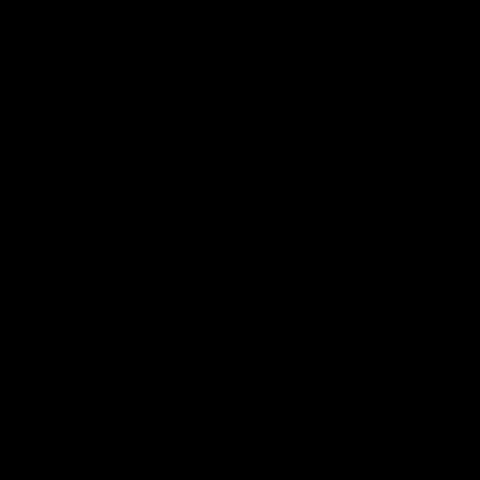
Frame 1 (no input)
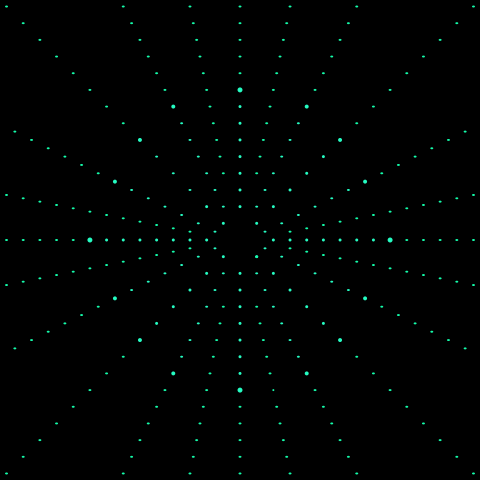
Frame 60 (the mouse pressed at the canvas centre just before this capture)
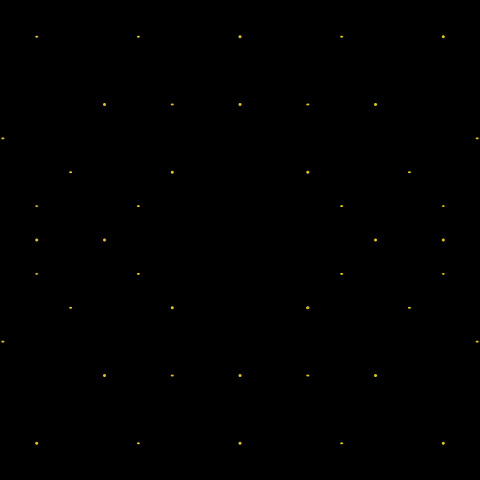
Frame 120 (the mouse held since frame 60 and released just before this capture)

The Processing sketch that drew these frames (run headless with seeded random() and noise(); from frame 60 on, the mouse is pressed at the canvas centre):

// Processing sketch: processing_79772
// ── processing_79772.pde

float a, angle = 0;

int i, t = 0; 

void setup() {
  size(480, 480);
  colorMode(HSB, 360);
  //frameRate(50);

  smooth();
  background(0);

}


void draw() {
  
  a = map(t, 0, width, 0, 1);
  t = t + 6;
  if (t > 825) {
    t = 0;
  }

  background(0);

  pushMatrix();

    translate(240,240);

  float angle = 0;
  if (a > 0.5) {
    angle = map(a, 0.5, 1, 0.5, 11*PI);
  } 
  else {
    float ty = map(a, 0, 0.5, 250, 0);
    translate(random(11), ty);
  }
  
    
//    for (int d = 0; d < num; d++) {
//  x[d] = int(20/random(10));
//  y[d] = int(width/num*d);
//   }


  noStroke();
  fill(random(360), random(300, 360), random(250, 360));


  //for (i=0;i<200;i=i+10) {
  //ellipse(0*angle, i*angle, 5, 5);
  //}


  ellipse(0*angle, 2*angle, 3, 3);//1ban
  ellipse(2*angle, 0*angle, 3, 3);
  ellipse(0*angle, -2*angle, 3, 3);
  ellipse(-2*angle, 0*angle, 3, 3);

  ellipse(0*angle, 3*angle, 3, 3);//2ban
  ellipse(0*angle, -3*angle, 3, 3);
  ellipse(3*angle, 0*angle, 3, 3);
  ellipse(-3*angle, 0*angle, 3, 3);

  ellipse(0*angle, 4*angle, 3, 3);//3ban
  ellipse(0*angle, -4*angle, 3, 3);
  ellipse(4*angle, 0*angle, 3, 3);
  ellipse(-4*angle, 0*angle, 3, 3);

  ellipse(0*angle, 5*angle, 3, 3);//4ban
  ellipse(0*angle, -5*angle, 3, 3);
  ellipse(5*angle, 0*angle, 3, 3);
  ellipse(-5*angle, 0*angle, 3, 3);

  ellipse(0*angle, 6*angle, 3, 3);//5ban
  ellipse(0*angle, -6*angle, 3, 3);
  ellipse(6*angle, 0*angle, 3, 3);
  ellipse(-6*angle, 0*angle, 3, 3);

  ellipse(0*angle, 7*angle, 3, 3);//6ban
  ellipse(0*angle, -7*angle, 3, 3);
  ellipse(7*angle, 0*angle, 3, 3);
  ellipse(-7*angle, 0*angle, 3, 3);

  ellipse(0*angle, 8*angle, 3, 3);//7ban
  ellipse(0*angle, -8*angle, 3, 3);
  ellipse(8*angle, 0*angle, 3, 3);
  ellipse(-8*angle, 0*angle, 3, 3);

  ellipse(0*angle, 9*angle, 5, 5);//8ban
  ellipse(0*angle, -9*angle, 5, 5);
  ellipse(9*angle, 0*angle, 5, 5);
  ellipse(-9*angle, 0*angle, 5, 5);


  ellipse(1*angle, 1*angle, 3, 3);//migisita1
  ellipse(2*angle, 2*angle, 3, 3);
  ellipse(3*angle, 3*angle, 3, 3);
  ellipse(4*angle, 4*angle, 3, 3);
  ellipse(5*angle, 5*angle, 3, 3);
  ellipse(6*angle, 6*angle, 4, 4);

  ellipse(-1*angle, 1*angle, 3, 3);//hidarisita1
  ellipse(-2*angle, 2*angle, 3, 3);
  ellipse(-3*angle, 3*angle, 3, 3);
  ellipse(-4*angle, 4*angle, 3, 3);
  ellipse(-5*angle, 5*angle, 3, 3);
  ellipse(-6*angle, 6*angle, 4, 4);

  ellipse(1*angle, -1*angle, 3, 3);//migiue1
  ellipse(2*angle, -2*angle, 3, 3);
  ellipse(3*angle, -3*angle, 3, 3);
  ellipse(4*angle, -4*angle, 3, 3);
  ellipse(5*angle, -5*angle, 3, 3);
  ellipse(6*angle, -6*angle, 4, 4);

  ellipse(-1*angle, -1*angle, 3, 3);//hidariue1
  ellipse(-2*angle, -2*angle, 3, 3);
  ellipse(-3*angle, -3*angle, 3, 2);
  ellipse(-4*angle, -4*angle, 3, 2);
  ellipse(-5*angle, -5*angle, 3, 2);
  ellipse(-6*angle, -6*angle, 4, 4);

  ellipse(-1*angle, 2*angle, 3, 2);//hidarisita2
  ellipse(-1.5*angle, 3*angle, 3, 2);
  ellipse(-2*angle, 4*angle, 3, 2);
  ellipse(-2.5*angle, 5*angle, 3, 2);
  ellipse(-3*angle, 6*angle, 3, 2);
  ellipse(-3.5*angle, 7*angle, 3, 2 );
  ellipse(-4*angle, 8*angle, 4, 4);

  ellipse(1*angle, -2*angle, 3, 2);//migiue2
  ellipse(1.5*angle, -3*angle, 3, 2);
  ellipse(2*angle, -4*angle, 3, 2);
  ellipse(2.5*angle, -5*angle, 3, 2);
  ellipse(3*angle, -6*angle, 3, 2);
  ellipse(3.5*angle, -7*angle, 3, 2);
  ellipse(4*angle, -8*angle, 4, 4);

  ellipse(-1*angle, -2*angle, 3, 2);//hidarisita2
  ellipse(-1.5*angle, -3*angle, 3, 2);
  ellipse(-2*angle, -4*angle, 3, 2);
  ellipse(-2.5*angle, -5*angle, 3, 2);
  ellipse(-3*angle, -6*angle, 3, 2);
  ellipse(-3.5*angle, -7*angle, 3, 2);
  ellipse(-4*angle, -8*angle, 4, 4);

  ellipse(1*angle, 1*angle, 3, 2);//migisita2
  ellipse(1*angle, 2*angle, 3, 2);
  ellipse(1.5*angle, 3*angle, 3, 2);
  ellipse(2*angle, 4*angle, 3, 2);
  ellipse(2.5*angle, 5*angle, 3, 2);
  ellipse(3*angle, 6*angle, 3, 2);
  ellipse(3.5*angle, 7*angle, 3, 2);
  ellipse(4*angle, 8*angle, 4, 4);

  ellipse(1.5*angle, 0.5*angle, 3, 2);//migisita
  ellipse(2.5*angle, 1*angle, 3, 2);
  ellipse(3.5*angle, 1.5*angle, 3, 2);
  ellipse(4.5*angle, 2*angle, 3, 2);
  ellipse(5.5*angle, 2.5*angle, 3, 2);
  ellipse(6.5*angle, 3*angle, 3, 2);
  ellipse(7.5*angle, 3.5*angle, 4, 4);

  ellipse(-1.5*angle, 0.5*angle, 3, 2);//hidarisita
  ellipse(-2.5*angle, 1*angle, 3, 2);
  ellipse(-3.5*angle, 1.5*angle, 3, 2);
  ellipse(-4.5*angle, 2*angle, 3, 2);
  ellipse(-5.5*angle, 2.5*angle, 3, 2);
  ellipse(-6.5*angle, 3*angle, 3, 2);
  ellipse(-7.5*angle, 3.5*angle, 4, 4);

  ellipse(-1.5*angle, -0.5*angle, 3, 2);//hidariue
  ellipse(-2.5*angle, -1*angle, 3, 2);
  ellipse(-3.5*angle, -1.5*angle, 3, 2);
  ellipse(-4.5*angle, -2*angle, 3, 2);
  ellipse(-5.5*angle, -2.5*angle, 3, 2);
  ellipse(-6.5*angle, -3*angle, 3, 2);
  ellipse(-7.5*angle, -3.5*angle, 4, 4);

  ellipse(1.5*angle, -0.5*angle, 3, 2);//migiue
  ellipse(2.5*angle, -1*angle, 3, 2);
  ellipse(3.5*angle, -1.5*angle, 3, 2);
  ellipse(4.5*angle, -2*angle, 3, 2);
  ellipse(5.5*angle, -2.5*angle, 3, 2);
  ellipse(6.5*angle, -3*angle, 3, 2);
  ellipse(7.5*angle, -3.5*angle, 4, 4);



  fill(random(360), random(300, 360), random(250, 360));


  ellipse(0*angle, 10*angle, 3, 2);//9ban
  ellipse(0*angle, -10*angle, 3, 2);
  ellipse(10*angle, 0*angle, 3, 2);
  ellipse(-10*angle, 0*angle, 3, 2);

  ellipse(0*angle, 11*angle, 3, 2);//10ban
  ellipse(0*angle, -11*angle, 3, 2);
  ellipse(11*angle, 0*angle, 3, 2);
  ellipse(-11*angle, 0*angle, 3, 2);

  ellipse(0*angle, 12*angle, 3, 2);//11ban
  ellipse(0*angle, -12*angle, 3, 2);
  ellipse(12*angle, 0*angle, 3, 2);
  ellipse(-12*angle, 0*angle, 3, 2);

  ellipse(0*angle, 13*angle, 3, 2);//12ban
  ellipse(0*angle, -13*angle, 3, 2);
  ellipse(13*angle, 0*angle, 3, 2);
  ellipse(-13*angle, 0*angle, 3, 2);

  ellipse(0*angle, 14*angle, 3, 2);//13ban
  ellipse(0*angle, -14*angle, 3, 2);
  ellipse(14*angle, 0*angle, 3, 2);
  ellipse(-14*angle, 0*angle, 3, 2);

  ellipse(0*angle, 15*angle, 3, 2);//14ban
  ellipse(0*angle, -15*angle, 3, 2);
  ellipse(15*angle, 0*angle, 3, 2);
  ellipse(-15*angle, 0*angle, 3, 2);

  ellipse(0*angle, 16*angle, 3, 2);//15ban
  ellipse(0*angle, -16*angle, 3, 2);
  ellipse(16*angle, 0*angle, 3, 2);
  ellipse(-16*angle, 0*angle, 3, 2);

  ellipse(0*angle, 17*angle, 3, 2);//16ban
  ellipse(0*angle, -17*angle, 3, 2);
  ellipse(17*angle, 0*angle, 3, 2);
  ellipse(-17*angle, 0*angle, 3, 2);

  ellipse(0*angle, 18*angle, 3, 2);//17ban
  ellipse(0*angle, -18*angle, 3, 2);
  ellipse(18*angle, 0*angle, 3, 2);
  ellipse(-18*angle, 0*angle, 3, 2);

  ellipse(0*angle, 19*angle, 3, 2);//18ban
  ellipse(0*angle, -19*angle, 3, 2);
  ellipse(19*angle, 0*angle, 3, 2);
  ellipse(-19*angle, 0*angle, 3, 2);

  ellipse(0*angle, 20*angle, 3, 2);//19ban
  ellipse(0*angle, -20*angle, 3, 2);
  ellipse(20*angle, 0*angle, 3, 2);
  ellipse(-20*angle, 0*angle, 3, 2);

  ellipse(0*angle, 21*angle, 3, 2);//20ban
  ellipse(0*angle, -21*angle, 3, 2);
  ellipse(21*angle, 0*angle, 3, 2);
  ellipse(-21*angle, 0*angle, 3, 2);

  ellipse(0*angle, 22*angle, 3, 2);//21ban
  ellipse(0*angle, -22*angle, 3, 2);
  ellipse(22*angle, 0*angle, 3, 2);
  ellipse(-22*angle, 0*angle, 3, 2);

  ellipse(0*angle, 23*angle, 3, 2);//22ban
  ellipse(0*angle, -23*angle, 3, 2);
  ellipse(23*angle, 0*angle, 3, 2);
  ellipse(-23*angle, 0*angle, 3, 2);

  ellipse(0*angle, 24*angle, 3, 2);//23ban
  ellipse(0*angle, -24*angle, 3, 2);
  ellipse(24*angle, 0*angle, 3, 2);
  ellipse(-24*angle, 0*angle, 3, 2);

  ellipse(0*angle, 25*angle, 3, 2);//24ban
  ellipse(0*angle, -25*angle, 3, 2);
  ellipse(25*angle, 0*angle, 3, 2);
  ellipse(-25*angle, 0*angle, 3, 2);

  ellipse(0*angle, 26*angle, 3, 2);//25ban
  ellipse(0*angle, -26*angle, 3, 2);
  ellipse(26*angle, 0*angle, 3, 2);
  ellipse(-26*angle, 0*angle, 3, 2);

  ellipse(0*angle, 27*angle, 3, 2);//26ban
  ellipse(0*angle, -27*angle, 3, 2);
  ellipse(27*angle, 0*angle, 3, 2);
  ellipse(-27*angle, 0*angle, 3, 2);

  ellipse(0*angle, 28*angle, 3, 2);//27ban
  ellipse(0*angle, -28*angle, 3, 2);
  ellipse(28*angle, 0*angle, 3, 2);
  ellipse(-28*angle, 0*angle, 3, 2);

  ellipse(0*angle, 29*angle, 3, 2);//28ban
  ellipse(0*angle, -29*angle, 3, 2);
  ellipse(29*angle, 0*angle, 3, 2);
  ellipse(-29*angle, 0*angle, 3, 2);

  ellipse(0*angle, 30*angle, 3, 2);//29ban
  ellipse(0*angle, -30*angle, 3, 2);
  ellipse(30*angle, 0*angle, 3, 2);
  ellipse(-30*angle, 0*angle, 3, 2);

  ellipse(0*angle, 31*angle, 3, 2);//30ban
  ellipse(0*angle, -31*angle, 3, 2);
  ellipse(31*angle, 0*angle, 3, 2);
  ellipse(-31*angle, 0*angle, 3, 2);

  ellipse(0*angle, 32*angle, 3, 2);//31ban
  ellipse(0*angle, -32*angle, 3, 2);
  ellipse(32*angle, 0*angle, 3, 2);
  ellipse(-32*angle, 0*angle, 3, 2);

  ellipse(0*angle, 33*angle, 3, 2);//32ban
  ellipse(0*angle, -33*angle, 3, 2);
  ellipse(33*angle, 0*angle, 3, 2);
  ellipse(-33*angle, 0*angle, 3, 2);

  ellipse(0*angle, 34*angle, 3, 2);//33ban
  ellipse(0*angle, -34*angle, 3, 2);
  ellipse(34*angle, 0*angle, 3, 2);
  ellipse(-34*angle, 0*angle, 3, 2);

  ellipse(0*angle, 35*angle, 3, 2);//34ban
  ellipse(0*angle, -35*angle, 3, 2);
  ellipse(35*angle, 0*angle, 3, 2);
  ellipse(-35*angle, 0*angle, 3, 2);




  ellipse(1*angle, 1*angle, 3, 2);//migisita

  ellipse(7*angle, 7*angle, 3, 2);
  ellipse(8*angle, 8*angle, 3, 2);
  ellipse(9*angle, 9*angle, 3, 2);
  ellipse(10*angle, 10*angle, 3, 2);
  ellipse(11*angle, 11*angle, 3, 2);
  ellipse(12*angle, 12*angle, 3, 2);
  ellipse(13*angle, 13*angle, 3, 2);
  ellipse(14*angle, 14*angle, 3, 2);
  ellipse(15*angle, 15*angle, 3, 2);
  ellipse(16*angle, 16*angle, 3, 2);
  ellipse(17*angle, 17*angle, 3, 2);
  ellipse(18*angle, 18*angle, 3, 2);
  ellipse(19*angle, 19*angle, 3, 2);
  ellipse(20*angle, 20*angle, 3, 2);
  ellipse(21*angle, 21*angle, 3, 2);
  ellipse(22*angle, 22*angle, 3, 2);
  ellipse(23*angle, 23*angle, 3, 2);
  ellipse(24*angle, 24*angle, 3, 2);
  ellipse(25*angle, 25*angle, 3, 2);
  ellipse(26*angle, 26*angle, 3, 2);
  ellipse(27*angle, 27*angle, 3, 2);
  ellipse(28*angle, 28*angle, 3, 2);



  //  ellipse(-1*angle, 1*angle, 2, 2);//hidarisita1

  ellipse(-7*angle, 7*angle, 3, 2);
  ellipse(-8*angle, 8*angle, 3, 2);
  ellipse(-9*angle, 9*angle, 3, 2);
  ellipse(-10*angle, 10*angle, 3, 2);
  ellipse(-11*angle, 11*angle, 3, 2);
  ellipse(-12*angle, 12*angle, 3, 2);
  ellipse(-13*angle, 13*angle, 3, 2);
  ellipse(-14*angle, 14*angle, 3, 2);
  ellipse(-15*angle, 15*angle, 3, 2);
  ellipse(-16*angle, 16*angle, 3, 2);
  ellipse(-17*angle, 17*angle, 3, 2);
  ellipse(-18*angle, 18*angle, 3, 2);
  ellipse(-19*angle, 19*angle, 3, 2);
  ellipse(-20*angle, 20*angle, 3, 2);
  ellipse(-21*angle, 21*angle, 3, 2);
  ellipse(-22*angle, 22*angle, 3, 2);
  ellipse(-23*angle, 23*angle, 3, 2);
  ellipse(-24*angle, 24*angle, 3, 2);
  ellipse(-25*angle, 25*angle, 3, 2);
  ellipse(-26*angle, 26*angle, 3, 2);
  ellipse(-27*angle, 27*angle, 3, 2);
  ellipse(-28*angle, 28*angle, 3, 2);


  //  ellipse(1*angle, -1*angle, 2, 2);//migiue

  ellipse(7*angle, -7*angle, 3, 2);
  ellipse(8*angle, -8*angle, 3, 2);
  ellipse(9*angle, -9*angle, 3, 2);
  ellipse(10*angle, -10*angle, 3, 2);
  ellipse(11*angle, -11*angle, 3, 2);
  ellipse(12*angle, -12*angle, 3, 2);
  ellipse(13*angle, -13*angle, 3, 2);
  ellipse(14*angle, -14*angle, 3, 2);
  ellipse(15*angle, -15*angle, 3, 2);
  ellipse(16*angle, -16*angle, 3, 2);
  ellipse(17*angle, -17*angle, 3, 2);
  ellipse(18*angle, -18*angle, 3, 2);
  ellipse(19*angle, -19*angle, 3, 2);
  ellipse(20*angle, -20*angle, 3, 2);
  ellipse(21*angle, -21*angle, 3, 2);
  ellipse(22*angle, -22*angle, 3, 2);
  ellipse(23*angle, -23*angle, 3, 2);
  ellipse(24*angle, -24*angle, 3, 2);
  ellipse(25*angle, -25*angle, 3, 2);
  ellipse(26*angle, -26*angle, 3, 2);
  ellipse(27*angle, -27*angle, 3, 2);
  ellipse(28*angle, -28*angle, 3, 2);


  //  ellipse(-1*angle, -1*angle, 2, 2);//hidariue


  ellipse(-7*angle, -7*angle, 3, 2);
  ellipse(-8*angle, -8*angle, 3, 2);
  ellipse(-9*angle, -9*angle, 3, 2);
  ellipse(-10*angle, -10*angle, 3, 2);
  ellipse(-11*angle, -11*angle, 3 ,2);
  ellipse(-12*angle, -12*angle, 3, 2);
  ellipse(-13*angle, -13*angle, 3, 2);
  ellipse(-14*angle, -14*angle, 3, 2);
  ellipse(-15*angle, -15*angle, 3, 2);
  ellipse(-16*angle, -16*angle, 3, 2);
  ellipse(-17*angle, -17*angle, 3, 2);
  ellipse(-18*angle, -18*angle, 3, 2);
  ellipse(-19*angle, -19*angle, 3, 2);
  ellipse(-20*angle, -20*angle, 3, 2);
  ellipse(-21*angle, -21*angle, 3, 2);
  ellipse(-22*angle, -22*angle, 3, 2);
  ellipse(-23*angle, -23*angle, 3, 2);
  ellipse(-24*angle, -24*angle, 3, 2);
  ellipse(-25*angle, -25*angle, 3, 2);
  ellipse(-26*angle, -26*angle, 3, 2);
  ellipse(-27*angle, -27*angle, 3, 2);
  ellipse(-28*angle, -28*angle, 3, 2);


  //  ellipse(-1*angle, 2*angle, 2, 2);//hidarisita


  ellipse(-4.5*angle, 9*angle, 3, 2);
  ellipse(-5*angle, 10*angle, 3, 2);
  ellipse(-5.5*angle, 11*angle, 3, 2);
  ellipse(-6*angle, 12*angle, 3, 2);
  ellipse(-6.5*angle, 13*angle, 3, 2);
  ellipse(-7*angle, 14*angle, 3, 2);
  ellipse(-7.5*angle, 15*angle, 3, 2);
  ellipse(-8*angle, 16*angle, 3, 2);
  ellipse(-8.5*angle, 17*angle, 3, 2);
  ellipse(-9*angle, 18*angle, 3, 2);
  ellipse(-9.5*angle, 19*angle, 3, 2);
  ellipse(-10*angle, 20*angle, 3, 2);
  ellipse(-10.5*angle, 21*angle, 3, 2);
  ellipse(-11*angle, 22*angle, 3, 2);
  ellipse(-11.5*angle, 23*angle, 3, 2);
  ellipse(-12*angle, 24*angle, 3, 2);
  ellipse(-12.5*angle, 25*angle, 3, 2);
  ellipse(-13*angle, 26*angle, 3, 2);
  ellipse(-13.5*angle, 27*angle, 3, 2);
  ellipse(-14*angle, 28*angle, 3, 2);
  ellipse(-14.5*angle, 29*angle, 3, 2);
  ellipse(-15*angle, 30*angle, 3, 2);
  ellipse(-15.5*angle, 31*angle, 3, 2);
  ellipse(-16*angle, 32*angle, 3, 2);
  ellipse(-16.5*angle, 33*angle, 3, 2);


  //  ellipse(1*angle, -2*angle, 2, 2);//migiue


  ellipse(4.5*angle, -9*angle, 3, 2);
  ellipse(5*angle, -10*angle, 3, 2);
  ellipse(5.5*angle, -11*angle, 3, 2);
  ellipse(6*angle, -12*angle, 3, 2);
  ellipse(6.5*angle, -13*angle, 3, 2);
  ellipse(7*angle, -14*angle, 3, 2);
  ellipse(7.5*angle, -15*angle, 3, 2);
  ellipse(8*angle, -16*angle, 3, 2);
  ellipse(8.5*angle, -17*angle, 3, 2);
  ellipse(9*angle, -18*angle, 3, 2);
  ellipse(9.5*angle, -19*angle, 3, 2);
  ellipse(10*angle, -20*angle, 3, 2);
  ellipse(10.5*angle, -21*angle, 3, 2);
  ellipse(11*angle, -22*angle, 3, 2);
  ellipse(11.5*angle, -23*angle, 3, 2);
  ellipse(12*angle, -24*angle, 3, 2);
  ellipse(12.5*angle, -25*angle, 3, 2);
  ellipse(13*angle, -26*angle, 3, 2);
  ellipse(13.5*angle, -27*angle, 3, 2);
  ellipse(14*angle, -28*angle, 3, 2);
  ellipse(14.5*angle, -29*angle, 3, 2);
  ellipse(15*angle, -30*angle, 3, 2);
  ellipse(15.5*angle, -31*angle, 3, 2);
  ellipse(16*angle, -32*angle, 3, 2);
  ellipse(16.5*angle, -33*angle, 3, 2);


  //  ellipse(-1*angle, -2*angle, 2, 2);//hidarisita


  ellipse(-4.5*angle, -9*angle, 3, 2);
  ellipse(-5*angle, -10*angle, 3, 2);
  ellipse(-5.5*angle, -11*angle, 3, 2);
  ellipse(-6*angle, -12*angle, 3, 2);
  ellipse(-6.5*angle, -13*angle, 3, 2);
  ellipse(-7*angle, -14*angle, 3, 2);
  ellipse(-7.5*angle, -15*angle, 3, 2);
  ellipse(-8*angle, -16*angle, 3, 2);
  ellipse(-8.5*angle, -17*angle, 3, 2);
  ellipse(-9*angle, -18*angle, 3, 2);
  ellipse(-9.5*angle, -19*angle, 3, 2);
  ellipse(-10*angle, -20*angle, 3, 2);
  ellipse(-10.5*angle, -21*angle, 3, 2);
  ellipse(-11*angle, -22*angle, 3, 2);
  ellipse(-11.5*angle, -23*angle, 3, 2);
  ellipse(-12*angle, -24*angle, 3, 2);
  ellipse(-12.5*angle, -25*angle, 3, 2);
  ellipse(-13*angle, -26*angle, 3, 2);
  ellipse(-13.5*angle, -27*angle, 3, 2);
  ellipse(-14*angle, -28*angle, 3, 2);
  ellipse(-14.5*angle, -29*angle, 3, 2);
  ellipse(-15*angle, -30*angle, 3, 2);
  ellipse(-15.5*angle, -31*angle, 3, 2);
  ellipse(-16*angle, -32*angle, 3, 2);
  ellipse(-16.5*angle, -33*angle, 3, 2);


  //  ellipse(1*angle, 1*angle, 2, 2);//migisita


  ellipse(4.5*angle, 9*angle, 3, 2);
  ellipse(5*angle, 10*angle, 3, 2);
  ellipse(5.5*angle, 11*angle, 3, 2);
  ellipse(6*angle, 12*angle, 3, 2);
  ellipse(6.5*angle, 13*angle, 3, 2);
  ellipse(7*angle, 14*angle, 3, 2);
  ellipse(7.5*angle, 15*angle, 3, 2);
  ellipse(8*angle, 16*angle, 3, 2);
  ellipse(8.5*angle, 17*angle, 3, 2);
  ellipse(9*angle, 18*angle, 3, 2);
  ellipse(9.5*angle, 19*angle, 3, 2);
  ellipse(10*angle, 20*angle, 3, 2);
  ellipse(10.5*angle, 21*angle, 3, 2);
  ellipse(11*angle, 22*angle, 3, 2);
  ellipse(11.5*angle, 23*angle, 3, 2);
  ellipse(12*angle, 24*angle, 3, 2);
  ellipse(12.5*angle, 25*angle, 3, 2);
  ellipse(13*angle, 26*angle, 3, 2);
  ellipse(13.5*angle, 27*angle, 3, 2);
  ellipse(14*angle, 28*angle, 3, 2);
  ellipse(14.5*angle, 29*angle, 3, 2);
  ellipse(15*angle, 30*angle, 3, 2);
  ellipse(15.5*angle, 31*angle, 3, 2);
  ellipse(16*angle, 32*angle, 3, 2);
  ellipse(16.5*angle, 33*angle, 3, 2);

  //  ellipse(1.5*angle, 0.5*angle, 2, 2);//migisita


  ellipse(8.5*angle, 4*angle, 3, 2);
  ellipse(9.5*angle, 4.5*angle, 3, 2);
  ellipse(10.5*angle, 5*angle, 3, 2);
  ellipse(11.5*angle, 5.5*angle, 3, 2);
  ellipse(12.5*angle, 6*angle, 3, 2);
  ellipse(13.5*angle, 6.5*angle, 3, 2);
  ellipse(14.5*angle, 7*angle, 3, 2);
  ellipse(15.5*angle, 7.5*angle, 3, 2);
  ellipse(16.5*angle, 8*angle, 3, 2);
  ellipse(17.5*angle, 8.5*angle, 3, 2);
  ellipse(18.5*angle, 9*angle, 3, 2);
  ellipse(19.5*angle, 9.5*angle, 3, 2);
  ellipse(20.5*angle, 10*angle, 3, 2);
  ellipse(21.5*angle, 10.5*angle, 3, 2);
  ellipse(22.5*angle, 11*angle, 3, 2);
  ellipse(23.5*angle, 11.5*angle, 3, 2);
  ellipse(24.5*angle, 12*angle, 3, 2);
  ellipse(25.5*angle, 12.5*angle, 3, 2);
  ellipse(26.5*angle, 13*angle, 3, 2);
  ellipse(27.5*angle, 13.5*angle, 3, 2);
  ellipse(28.5*angle, 14*angle, 3, 2);
  ellipse(29.5*angle, 14.5*angle, 3, 2);
  ellipse(30.5*angle, 15*angle, 3, 2);
  ellipse(31.5*angle, 15.5*angle, 3, 2);
  ellipse(32.5*angle, 16*angle, 3, 2);


  //  ellipse(-1.5*angle, 0.5*angle, 2, 2);//hidarisita


  ellipse(-8.5*angle, 4*angle, 3, 2);
  ellipse(-9.5*angle, 4.5*angle, 3, 2);
  ellipse(-10.5*angle, 5*angle, 3, 2);
  ellipse(-11.5*angle, 5.5*angle, 3, 2);
  ellipse(-12.5*angle, 6*angle, 3, 2);
  ellipse(-13.5*angle, 6.5*angle, 3, 2);
  ellipse(-14.5*angle, 7*angle, 3, 2);
  ellipse(-15.5*angle, 7.5*angle, 3, 2);
  ellipse(-16.5*angle, 8*angle, 3, 2);
  ellipse(-17.5*angle, 8.5*angle, 3, 2);
  ellipse(-18.5*angle, 9*angle, 3, 2);
  ellipse(-19.5*angle, 9.5*angle, 3, 2);
  ellipse(-20.5*angle, 10*angle, 3, 2);
  ellipse(-21.5*angle, 10.5*angle, 3, 2);
  ellipse(-22.5*angle, 11*angle, 3, 2);
  ellipse(-23.5*angle, 11.5*angle, 3, 2);
  ellipse(-24.5*angle, 12*angle, 3, 2);
  ellipse(-25.5*angle, 12.5*angle, 3, 2);
  ellipse(-26.5*angle, 13*angle, 3, 2);
  ellipse(-27.5*angle, 13.5*angle, 3, 2);
  ellipse(-28.5*angle, 14*angle, 3, 2);
  ellipse(-29.5*angle, 14.5*angle, 3, 2);
  ellipse(-30.5*angle, 15*angle, 3, 2);
  ellipse(-31.5*angle, 15.5*angle, 3, 2);
  ellipse(-32.5*angle, 16*angle, 3, 2);


  //  ellipse(-1.5*angle, -0.5*angle, 2, 2);//hidariue


  ellipse(-8.5*angle, -4*angle, 3, 2);
  ellipse(-9.5*angle, -4.5*angle, 3, 2);
  ellipse(-10.5*angle, -5*angle, 3, 2);
  ellipse(-11.5*angle, -5.5*angle, 3, 2);
  ellipse(-12.5*angle, -6*angle, 3, 2);
  ellipse(-13.5*angle, -6.5*angle, 3, 2);
  ellipse(-14.5*angle, -7*angle, 3, 2);
  ellipse(-15.5*angle, -7.5*angle, 3, 2);
  ellipse(-16.5*angle, -8*angle, 3, 2);
  ellipse(-17.5*angle, -8.5*angle, 3, 2);
  ellipse(-18.5*angle, -9*angle, 3, 2);
  ellipse(-19.5*angle, -9.5*angle, 3, 2);
  ellipse(-20.5*angle, -10*angle, 3, 2);
  ellipse(-21.5*angle, -10.5*angle, 3, 2);
  ellipse(-22.5*angle, -11*angle, 3, 2);
  ellipse(-23.5*angle, -11.5*angle, 3, 2);
  ellipse(-24.5*angle, -12*angle, 3, 2);
  ellipse(-25.5*angle, -12.5*angle, 3, 2);
  ellipse(-26.5*angle, -13*angle, 3, 2);
  ellipse(-27.5*angle, -13.5*angle, 3, 2);
  ellipse(-28.5*angle, -14*angle, 3, 2);
  ellipse(-29.5*angle, -14.5*angle, 3, 2);
  ellipse(-30.5*angle, -15*angle, 3, 2);
  ellipse(-31.5*angle, -15.5*angle, 3, 2);
  ellipse(-32.5*angle, -16*angle, 3, 2);


  //  ellipse(1.5*angle, -0.5*angle, 2, 2);//migiue


  ellipse(8.5*angle, -4*angle, 3, 2);
  ellipse(9.5*angle, -4.5*angle, 3, 2);
  ellipse(10.5*angle, -5*angle, 3, 2);
  ellipse(11.5*angle, -5.5*angle, 3, 2);
  ellipse(12.5*angle, -6*angle, 3, 2);
  ellipse(13.5*angle, -6.5*angle, 3, 2);
  ellipse(14.5*angle, -7*angle, 3, 2);
  ellipse(15.5*angle, -7.5*angle, 3, 2);
  ellipse(16.5*angle, -8*angle, 3, 2);
  ellipse(17.5*angle, -8.5*angle, 3, 2);
  ellipse(18.5*angle, -9*angle, 3, 2);
  ellipse(19.5*angle, -9.5*angle, 3, 2);
  ellipse(20.5*angle, -10*angle, 3, 2);
  ellipse(21.5*angle, -10.5*angle, 3, 2);
  ellipse(22.5*angle, -11*angle, 3, 2);
  ellipse(23.5*angle, -11.5*angle, 3, 2);
  ellipse(24.5*angle, -12*angle, 3, 2);
  ellipse(25.5*angle, -12.5*angle, 3, 2);
  ellipse(26.5*angle, -13*angle, 3, 2);
  ellipse(27.5*angle, -13.5*angle, 3, 2);
  ellipse(28.5*angle, -14*angle, 3, 2);
  ellipse(29.5*angle, -14.5*angle, 3, 2);
  ellipse(30.5*angle, -15*angle, 3, 2);
  ellipse(31.5*angle, -15.5*angle, 3, 2);
  ellipse(32.5*angle, -16*angle, 3, 2);


  ellipse(-3*angle, -0.5*angle, 3, 2);//hidariue
  ellipse(-4*angle, -0.7*angle, 3, 2);
  ellipse(-5*angle, -0.9*angle, 3, 2);
  ellipse(-6*angle, -1.1*angle, 3, 2);
  ellipse(-7*angle, -1.3*angle, 3, 2);
  ellipse(-8*angle, -1.5*angle, 3, 2);
  ellipse(-9*angle, -1.7*angle, 3, 2);
  ellipse(-10*angle, -1.9*angle, 3, 2);
  ellipse(-11*angle, -2.1*angle, 3, 2);
  ellipse(-12*angle, -2.3*angle, 3, 2);
  ellipse(-13*angle, -2.5*angle, 3, 2);
  ellipse(-14*angle, -2.7*angle, 3, 2);
  ellipse(-15*angle, -2.9*angle, 3, 2);
  ellipse(-16*angle, -3.1*angle, 3, 2);
  ellipse(-17*angle, -3.3*angle, 3, 2);
  ellipse(-18*angle, -3.5*angle, 3, 2);
  ellipse(-19*angle, -3.7*angle, 3, 2);
  ellipse(-20*angle, -3.9*angle, 3, 2);
  ellipse(-21*angle, -4.1*angle, 3, 2);
  ellipse(-22*angle, -4.3*angle, 3, 2);
  ellipse(-23*angle, -4.5*angle, 3, 2);
  ellipse(-24*angle, -4.7*angle, 3, 2);
  ellipse(-25*angle, -4.9*angle, 3, 2);
  ellipse(-26*angle, -5.1*angle, 3, 2);
  ellipse(-27*angle, -5.3*angle, 3, 2);
  ellipse(-28*angle, -5.5*angle, 3, 2);
  ellipse(-29*angle, -5.7*angle, 3, 2);
  ellipse(-30*angle, -5.9*angle, 3, 2);
  ellipse(-31*angle, -6.1*angle, 3, 2);
  ellipse(-32*angle, -6.3*angle, 3, 2);
  ellipse(-33*angle, -6.5*angle, 3, 2);
  ellipse(-34*angle, -6.7*angle, 3, 2);
  ellipse(-35*angle, -6.9*angle, 3, 2);

  ellipse(3*angle, -0.5*angle, 3, 2);//migiue
  ellipse(4*angle, -0.7*angle, 3, 2);
  ellipse(5*angle, -0.9*angle, 3, 2);
  ellipse(6*angle, -1.1*angle, 3, 2);
  ellipse(7*angle, -1.3*angle, 3, 2);
  ellipse(8*angle, -1.5*angle, 3, 2);
  ellipse(9*angle, -1.7*angle, 3, 2);
  ellipse(10*angle, -1.9*angle, 3, 2);
  ellipse(11*angle, -2.1*angle, 3, 2);
  ellipse(12*angle, -2.3*angle, 3, 2);
  ellipse(13*angle, -2.5*angle, 3, 2);
  ellipse(14*angle, -2.7*angle, 3, 2);
  ellipse(15*angle, -2.9*angle, 3, 2);
  ellipse(16*angle, -3.1*angle, 3, 2);
  ellipse(17*angle, -3.3*angle, 3, 2);
  ellipse(18*angle, -3.5*angle, 3, 2);
  ellipse(19*angle, -3.7*angle, 3, 2);
  ellipse(20*angle, -3.9*angle, 3, 2);
  ellipse(21*angle, -4.1*angle, 3, 2);
  ellipse(22*angle, -4.3*angle, 3, 2);
  ellipse(23*angle, -4.5*angle, 3, 2);
  ellipse(24*angle, -4.7*angle, 3, 2);
  ellipse(25*angle, -4.9*angle, 3, 2);
  ellipse(26*angle, -5.1*angle, 3, 2);
  ellipse(27*angle, -5.3*angle, 3, 2);
  ellipse(28*angle, -5.5*angle, 3, 2);
  ellipse(29*angle, -5.7*angle, 3, 2);
  ellipse(30*angle, -5.9*angle, 3, 2);
  ellipse(31*angle, -6.1*angle, 3, 2);
  ellipse(32*angle, -6.3*angle, 3, 2);
  ellipse(33*angle, -6.5*angle, 3, 2);
  ellipse(34*angle, -6.7*angle, 3, 2);
  ellipse(35*angle, -6.9*angle, 3, 2);
  
  ellipse(3*angle, 0.5*angle, 3, 2);//migisita
  ellipse(4*angle, 0.7*angle, 3, 2);
  ellipse(5*angle, 0.9*angle, 3, 2);
  ellipse(6*angle, 1.1*angle, 3, 2);
  ellipse(7*angle, 1.3*angle, 3, 2);
  ellipse(8*angle, 1.5*angle, 3, 2);
  ellipse(9*angle, 1.7*angle, 3, 2);
  ellipse(10*angle, 1.9*angle, 3, 2);
  ellipse(11*angle, 2.1*angle, 3, 2);
  ellipse(12*angle, 2.3*angle, 3, 2);
  ellipse(13*angle, 2.5*angle, 3, 2);
  ellipse(14*angle, 2.7*angle, 3, 2);
  ellipse(15*angle, 2.9*angle, 3, 2);
  ellipse(16*angle, 3.1*angle, 3, 2);
  ellipse(17*angle, 3.3*angle, 3, 2);
  ellipse(18*angle, 3.5*angle, 3, 2);
  ellipse(19*angle, 3.7*angle, 3, 2);
  ellipse(20*angle, 3.9*angle, 3, 2);
  ellipse(21*angle, 4.1*angle, 3, 2);
  ellipse(22*angle, 4.3*angle, 3, 2);
  ellipse(23*angle, 4.5*angle, 3, 2);
  ellipse(24*angle, 4.7*angle, 3, 2);
  ellipse(25*angle, 4.9*angle, 3, 2);
  ellipse(26*angle, 5.1*angle, 3, 2);
  ellipse(27*angle, 5.3*angle, 3, 2);
  ellipse(28*angle, 5.5*angle, 3, 2);
  ellipse(29*angle, 5.7*angle, 3, 2);
  ellipse(30*angle, 5.9*angle, 3, 2);
  ellipse(31*angle, 6.1*angle, 3, 2);
  ellipse(32*angle, 6.3*angle, 3, 2);
  ellipse(33*angle, 6.5*angle, 3, 2);
  ellipse(34*angle, 6.7*angle, 3, 2);
  ellipse(35*angle, 6.9*angle, 3, 2);

  ellipse(-3*angle, 0.5*angle, 3, 2);//hidarisita
  ellipse(-4*angle, 0.7*angle, 3, 2);
  ellipse(-5*angle, 0.9*angle, 3, 2);
  ellipse(-6*angle, 1.1*angle, 3, 2);
  ellipse(-7*angle, 1.3*angle, 3, 2);
  ellipse(-8*angle, 1.5*angle, 3, 2);
  ellipse(-9*angle, 1.7*angle, 3, 2);
  ellipse(-10*angle, 1.9*angle, 3, 2);
  ellipse(-11*angle, 2.1*angle, 3, 2);
  ellipse(-12*angle, 2.3*angle, 3, 2);
  ellipse(-13*angle, 2.5*angle, 3, 2);
  ellipse(-14*angle, 2.7*angle, 3, 2);
  ellipse(-15*angle, 2.9*angle, 3, 2);
  ellipse(-16*angle, 3.1*angle, 3, 2);
  ellipse(-17*angle, 3.3*angle, 3, 2);
  ellipse(-18*angle, 3.5*angle, 3, 2);
  ellipse(-19*angle, 3.7*angle, 3, 2);
  ellipse(-20*angle, 3.9*angle, 3, 2);
  ellipse(-21*angle, 4.1*angle, 3, 2);
  ellipse(-22*angle, 4.3*angle, 3, 2);
  ellipse(-23*angle, 4.5*angle, 3, 2);
  ellipse(-24*angle, 4.7*angle, 3, 2);
  ellipse(-25*angle, 4.9*angle, 3, 2);
  ellipse(-26*angle, 5.1*angle, 3, 2);
  ellipse(-27*angle, 5.3*angle, 3, 2);
  ellipse(-28*angle, 5.5*angle, 3, 2);
  ellipse(-29*angle, 5.7*angle, 3, 2);
  ellipse(-30*angle, 5.9*angle, 3, 2);
  ellipse(-31*angle, 6.1*angle, 3, 2);
  ellipse(-32*angle, 6.3*angle, 3, 2);
  ellipse(-33*angle, 6.5*angle, 3, 2);
  ellipse(-34*angle, 6.7*angle, 3, 2);
  ellipse(-35*angle, 6.9*angle, 3, 2);

  ellipse(1*angle, -4*angle, 3, 2);//migiue
  ellipse(1.2*angle, -5*angle, 3, 2);
  ellipse(1.4*angle, -6*angle, 3, 2);
  ellipse(1.6*angle, -7*angle, 3, 2);
  ellipse(1.8*angle, -8*angle, 3, 2);
  ellipse(2.0*angle, -9*angle, 3, 2);
  ellipse(2.2*angle, -10*angle, 3, 2);
  ellipse(2.4*angle, -11*angle, 3, 2);
  ellipse(2.6*angle, -12*angle, 3, 2);
  ellipse(2.8*angle, -13*angle, 3, 2);
  ellipse(3*angle, -14*angle, 3, 2);
  ellipse(3.2*angle, -15*angle, 3, 2);
  ellipse(3.4*angle, -16*angle, 3, 2);
  ellipse(3.6*angle, -17*angle, 3, 2);
  ellipse(3.8*angle, -18*angle, 3, 2);
  ellipse(4*angle, -19*angle, 3, 2);
  ellipse(4.2*angle, -20*angle, 3, 2);
  ellipse(4.4*angle, -21*angle, 3, 2);
  ellipse(4.6*angle, -22*angle, 3, 2);
  ellipse(4.8*angle, -23*angle, 3, 2);
  ellipse(5*angle, -24*angle, 3, 2);
  ellipse(5.2*angle, -25*angle, 3, 2);
  ellipse(5.4*angle, -26*angle, 3, 2);
  ellipse(5.6*angle, -27*angle, 3, 2);
  ellipse(5.8*angle, -28*angle, 3, 2);
  ellipse(6*angle, -29*angle, 3, 2);
  ellipse(6.2*angle, -30*angle, 3, 2);
  ellipse(6.4*angle, -31*angle, 3, 2);
  ellipse(6.6*angle, -32*angle, 3, 2);
  ellipse(6.8*angle, -33*angle, 3, 2);
  ellipse(7*angle, -34*angle, 3, 2);
  ellipse(7.2*angle, -35*angle, 3, 2);

  ellipse(-1*angle, -4*angle, 3, 2);//hidariue
  ellipse(-1.2*angle, -5*angle, 3, 2);
  ellipse(-1.4*angle, -6*angle, 3, 2);
  ellipse(-1.6*angle, -7*angle, 3, 2);
  ellipse(-1.8*angle, -8*angle, 3, 2);
  ellipse(-2.0*angle, -9*angle, 3, 2);
  ellipse(-2.2*angle, -10*angle, 3, 2);
  ellipse(-2.4*angle, -11*angle, 3, 2);
  ellipse(-2.6*angle, -12*angle, 3, 2);
  ellipse(-2.8*angle, -13*angle, 3, 2);
  ellipse(-3*angle, -14*angle, 3, 2);
  ellipse(-3.2*angle, -15*angle, 3, 2);
  ellipse(-3.4*angle, -16*angle, 3, 2);
  ellipse(-3.6*angle, -17*angle, 3, 2);
  ellipse(-3.8*angle, -18*angle, 3, 2);
  ellipse(-4*angle, -19*angle, 3, 2);
  ellipse(-4.2*angle, -20*angle, 3, 2);
  ellipse(-4.4*angle, -21*angle, 3, 2);
  ellipse(-4.6*angle, -22*angle, 3, 2);
  ellipse(-4.8*angle, -23*angle, 3, 2);
  ellipse(-5*angle, -24*angle, 3, 2);
  ellipse(-5.2*angle, -25*angle, 3, 2);
  ellipse(-5.4*angle, -26*angle, 3, 2);
  ellipse(-5.6*angle, -27*angle, 3, 2);
  ellipse(-5.8*angle, -28*angle, 3, 2);
  ellipse(-6*angle, -29*angle, 3, 2);
  ellipse(-6.2*angle, -30*angle, 3, 2);
  ellipse(-6.4*angle, -31*angle, 3, 2);
  ellipse(-6.6*angle, -32*angle, 3, 2);
  ellipse(-6.8*angle, -33*angle, 3, 2);
  ellipse(-7*angle, -34*angle, 3, 2);
  ellipse(-7.2*angle, -35*angle, 3, 2);

  ellipse(-1*angle, 4*angle, 3, 2);//hidarisita
  ellipse(-1.2*angle, 5*angle, 3, 2);
  ellipse(-1.4*angle, 6*angle, 3, 2);
  ellipse(-1.6*angle, 7*angle, 3, 2);
  ellipse(-1.8*angle, 8*angle, 3, 2);
  ellipse(-2.0*angle, 9*angle, 3, 2);
  ellipse(-2.2*angle, 10*angle, 3, 2);
  ellipse(-2.4*angle, 11*angle, 3, 2);
  ellipse(-2.6*angle, 12*angle, 3, 2);
  ellipse(-2.8*angle, 13*angle, 3, 2);
  ellipse(-3*angle, 14*angle, 3, 2);
  ellipse(-3.2*angle, 15*angle, 3, 2);
  ellipse(-3.4*angle, 16*angle, 3, 2);
  ellipse(-3.6*angle, 17*angle, 3, 2);
  ellipse(-3.8*angle, 18*angle, 3, 2);
  ellipse(-4*angle, 19*angle, 3, 2);
  ellipse(-4.2*angle, 20*angle, 3, 2);
  ellipse(-4.4*angle, 21*angle, 3, 2);
  ellipse(-4.6*angle, 22*angle, 3, 2);
  ellipse(-4.8*angle, 23*angle, 3, 2);
  ellipse(-5*angle, 24*angle, 3, 2);
  ellipse(-5.2*angle, 25*angle, 3, 2);
  ellipse(-5.4*angle, 26*angle, 3, 2);
  ellipse(-5.6*angle, 27*angle, 3, 2);
  ellipse(-5.8*angle, 28*angle, 3, 2);
  ellipse(-6*angle, 29*angle, 3, 2);
  ellipse(-6.2*angle, 30*angle, 3, 2);
  ellipse(-6.4*angle, 31*angle, 3, 2);
  ellipse(-6.6*angle, 32*angle, 3, 2);
  ellipse(-6.8*angle, 33*angle, 3, 2);
  ellipse(-7*angle, 34*angle, 3, 2);
  ellipse(-7.2*angle, 35*angle, 3, 2);

  ellipse(1*angle, 4*angle, 3, 2);//migisita
  ellipse(1.2*angle, 5*angle, 3, 2);
  ellipse(1.4*angle, 6*angle, 3, 2);
  ellipse(1.6*angle, 7*angle, 3, 2);
  ellipse(1.8*angle, 8*angle, 3, 2);
  ellipse(2.0*angle, 9*angle, 2, 2);
  ellipse(2.2*angle, 10*angle, 3, 2);
  ellipse(2.4*angle, 11*angle, 3, 2);
  ellipse(2.6*angle, 12*angle, 3, 2);
  ellipse(2.8*angle, 13*angle, 3, 2);
  ellipse(3*angle, 14*angle, 3, 2);
  ellipse(3.2*angle, 15*angle, 3, 2);
  ellipse(3.4*angle, 16*angle, 3, 2);
  ellipse(3.6*angle, 17*angle, 3, 2);
  ellipse(3.8*angle, 18*angle, 3, 2);
  ellipse(4*angle, 19*angle, 3, 2);
  ellipse(4.2*angle, 20*angle, 3, 2);
  ellipse(4.4*angle, 21*angle, 3, 2);
  ellipse(4.6*angle, 22*angle, 3, 2);
  ellipse(4.8*angle, 23*angle, 3, 2);
  ellipse(5*angle, 24*angle, 3, 2);
  ellipse(5.2*angle, 25*angle, 3, 2);
  ellipse(5.4*angle, 26*angle, 3, 2);
  ellipse(5.6*angle, 27*angle, 3, 2);
  ellipse(5.8*angle, 28*angle, 3, 2);
  ellipse(6*angle, 29*angle, 3, 2);
  ellipse(6.2*angle, 30*angle, 3, 2);
  ellipse(6.4*angle, 31*angle, 3, 2);
  ellipse(6.6*angle, 32*angle, 3, 2);
  ellipse(6.8*angle, 33*angle, 3, 2);
  ellipse(7*angle, 34*angle, 3, 2);
  ellipse(7.2*angle, 35*angle, 3, 2);


  popMatrix();

}
